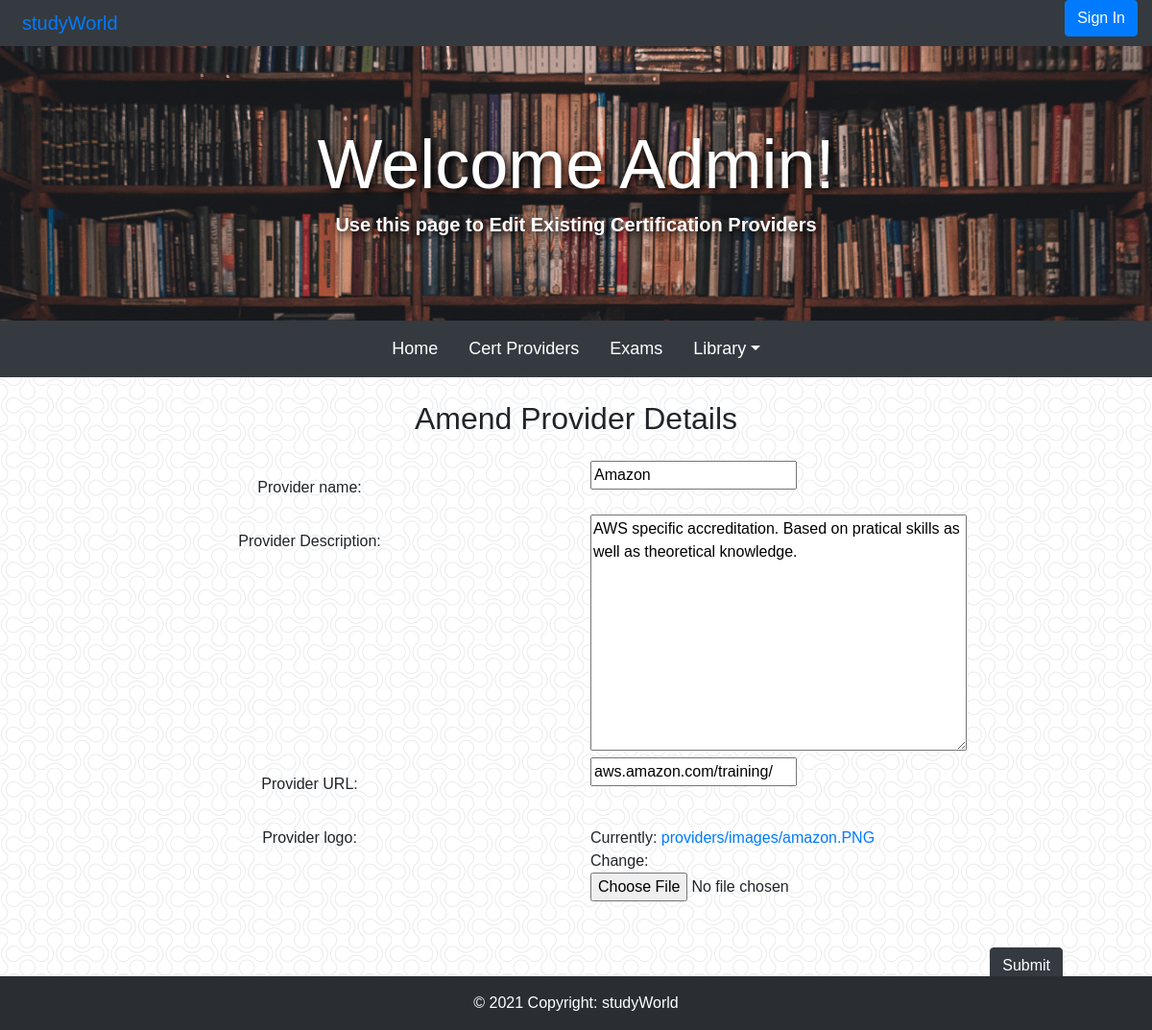
Page /providers/update/57 on the earlier database version.
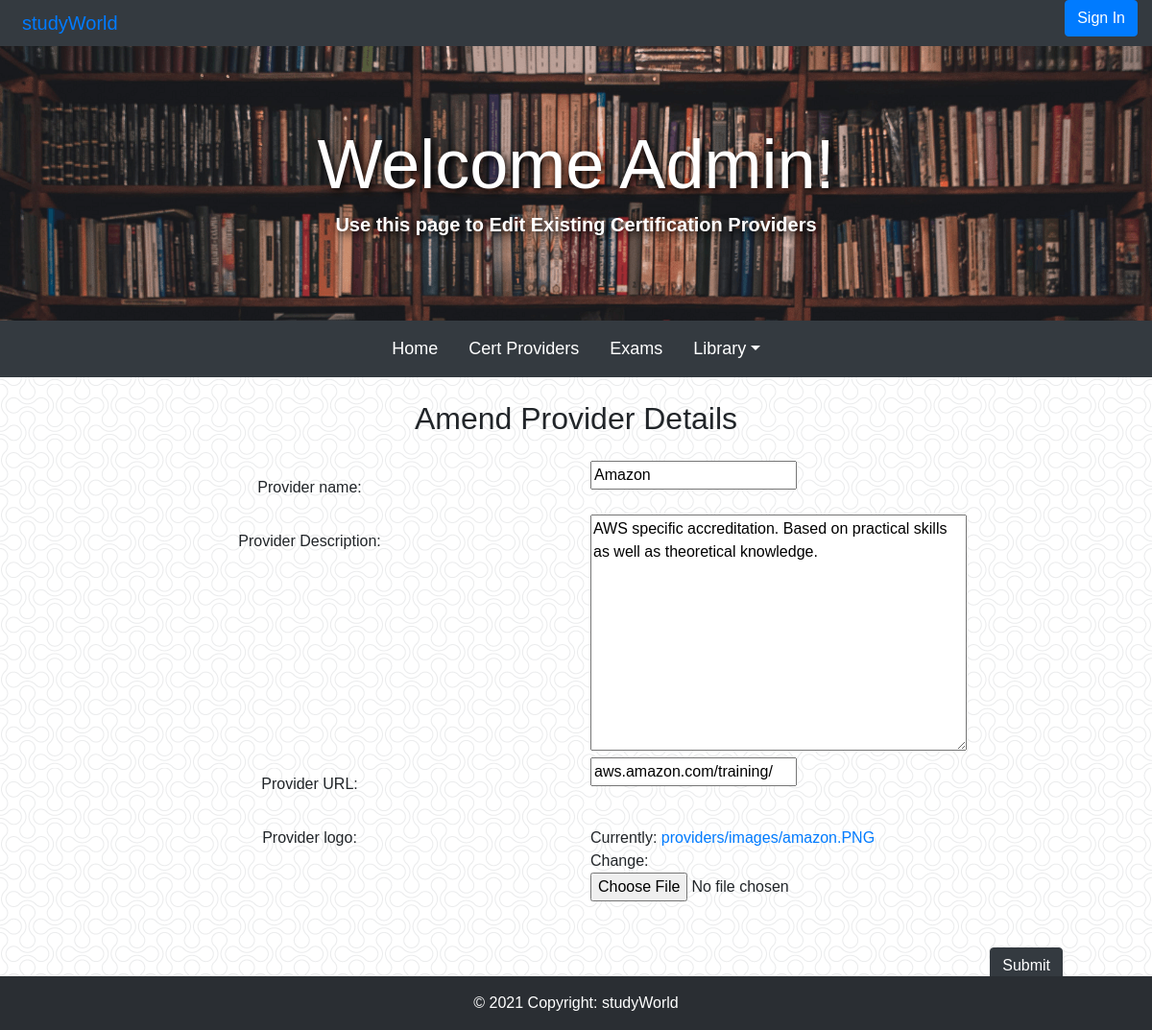
Same page on the later database version.
### providers/models.py (models this page shows, shortened)
class Providers(models.Model):
    name = models.CharField(max_length=50)
    description = models.CharField(max_length=200)
    url = models.CharField(max_length=50)
    logo = models.ImageField(upload_to='providers/images/', null=True)
    created = models.DateTimeField(auto_now_add=True)
    class Meta:
        ordering = ['created']

### providers/views.py (the view, shortened to what this page needs)
# urls.py: path('providers/update/<pk>', providers_update, name='providers-update'),
def providers_update(request, pk):
    provider = Providers.objects.get(id=pk)
    form = providerCreateForm(instance=provider)
    context = {'form':form}
    return render(request, 'update.html', context)

### providers/forms.py
class providerCreateForm(forms.ModelForm):
    class Meta:
        model = Providers
        fields = ['name', 'description', 'url', 'logo']

### providers/templates/update.html (shortened to what this page needs)
{% extends "base.html" %}
{% load static %}
{% block content %}
<div class="jumbotron jumbotron-fluid">
    <div class="container">
        <h1 class="display-3 text-center">
            <strong>
                Welcome Admin!
            </strong>
        </h1>
        <h5 class="text-center">
            <strong>
                Use this page to Edit Existing Certification Providers
            </strong>
        </h5>
    </div>
</div>
{% include "navbar.html" %}
<div class="container">
    <h2 class="my-4 text-center">
        Amend Provider Details
    </h2>
    <form method="post" enctype="multipart/form-data">
        <div class="container">
            <div class="row">
                <div class="col-md-6 pt-3 text-center">
                    <p>Provider name:</p>
                </div>
                <div class="col-md-4 text-left">
                    {{ form.name }}
                </div>
            </div>
            <div class="row">
                <div class="col-md-6 pt-3 text-center">
                    <p>Provider Description:</p>
                </div>
                <div class="col-md-4 text-center">
                    {{ form.description.as_textarea }}
                </div>
            </div>
            <div class="row">
                <div class="col-md-6 pt-3 text-center">
                    <p>Provider URL:</p>
                </div>
                <div class="col-md-4 text-left">
                    {{ form.url }}
                </div>
            </div>
            <div class="row">
                <div class="col-md-6 pt-3 text-center">
                    <p>Provider logo:</p>
                </div>
                <div class="col-md-4 pt-3">
                    {{ form.logo }}
                </div>
            </div>
            <br>
        </div>
        <div class="text-right pr-5">
            <button class="btn btn-dark my-4" type="submit">Submit</button>
        </div>
    </form>
</div>
{% endblock content %}

Differences in the rows shown:
changed Providers "Amazon": description "AWS specific accreditation. Based on pratical skills as well as theoretical knowledge." → "AWS specific accreditation. Based on practical skills as well as theoretical knowledge."
